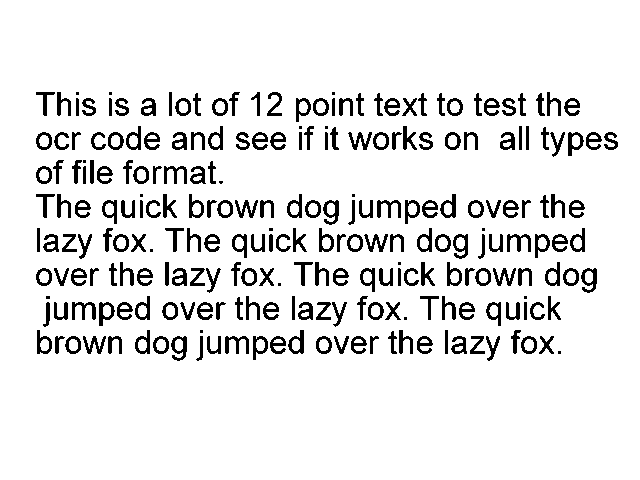
#> input picture third/imagelib/test.png, 640 x 480 px
$ python 03_pytesseract.py
#> lines starting #> are read from the running program, lines starting #| are printed output that depends on the picture
# https://github.com/madmaze/pytesseract
# 验证码识别
# 下载tesseract最新版：https://digi.bib.uni-mannheim.de/tesseract/
# https://tesseract-ocr.github.io/tessdoc/4.0-with-LSTM.html#400-alpha-for-windows
# https://www.dropbox.com/s/obiqvrt4m53pmoz/tesseract-4.0.0-alpha.zip?dl=1
# https://github.com/manisandro/gImageReader/releases/download/v3.2.1/gImageReader_3.2.1_qt5_x86_64_tesseract4.0.0.git2f10be5.exe
# E:\bigdata\ai\tesseract-4.0.0-alpha
# 下载训练数据 https://tesseract-ocr.github.io/tessdoc/Data-Files.html
# 拷贝文件到E:\bigdata\ai\tesseract-4.0.0-alpha\tessdata文件夹
# pip install pytesseract -i  http://mirrors.aliyun.com/pypi/simple/ --trusted-host mirrors.aliyun.com
from PIL import Image

import pytesseract

# If you don't have tesseract executable in your PATH, include the following:
pytesseract.pytesseract.tesseract_cmd = r'F:\bigdata\ai\Tesseract-OCR\tesseract.exe'
# Example tesseract_cmd = r'C:\Program Files (x86)\Tesseract-OCR\tesseract'

# Simple image to string
print(pytesseract.image_to_string(Image.open('test.png')))
#> (this line was passed over: pytesseract is not available in this run)

print(pytesseract.image_to_string(Image.open('m.jpg')))
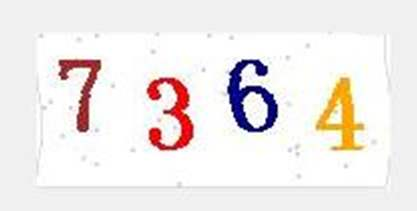
#> input picture third/imagelib/m.jpg, 417 x 211 px
#> (this line was passed over: pytesseract is not available in this run)

# chi_tra 繁体
print(pytesseract.image_to_string(Image.open('zh-cn.png'), lang='chi_sim'))
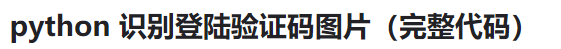
#> input picture third/imagelib/zh-cn.png, 561 x 49 px
#> (this line was passed over: pytesseract is not available in this run)
